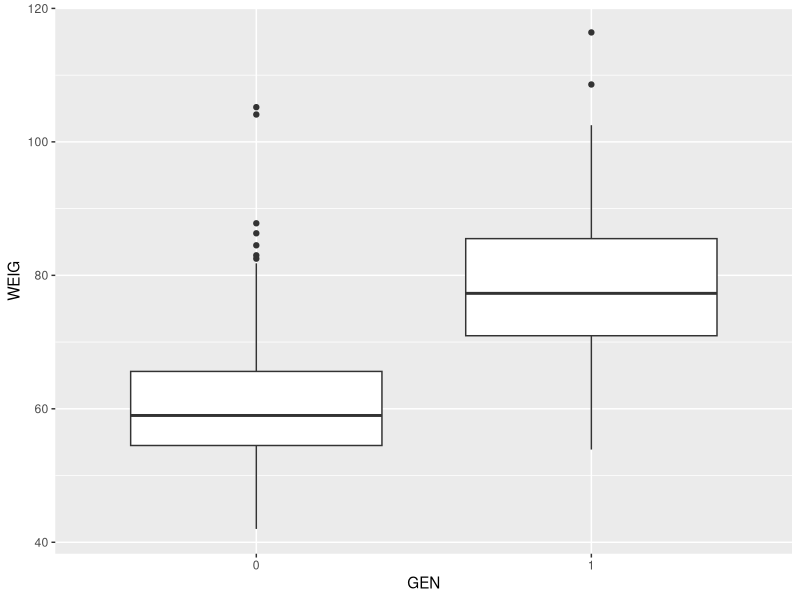
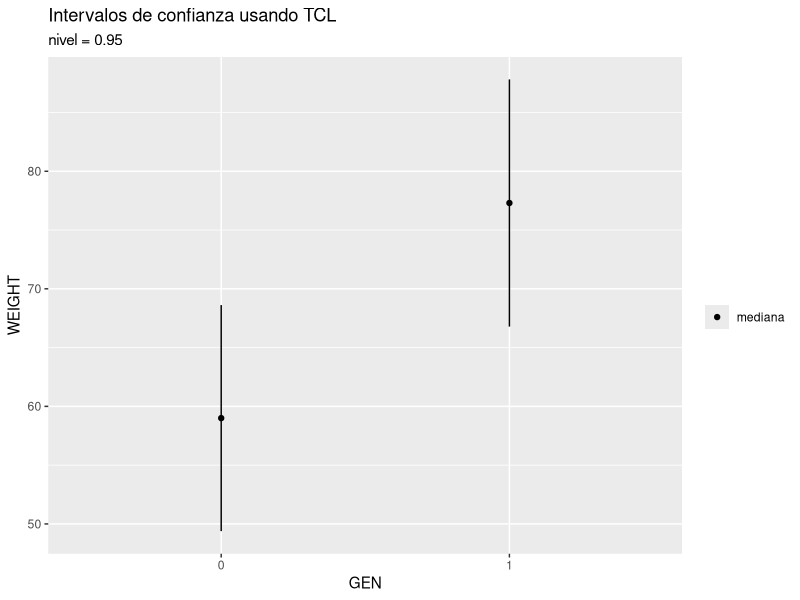
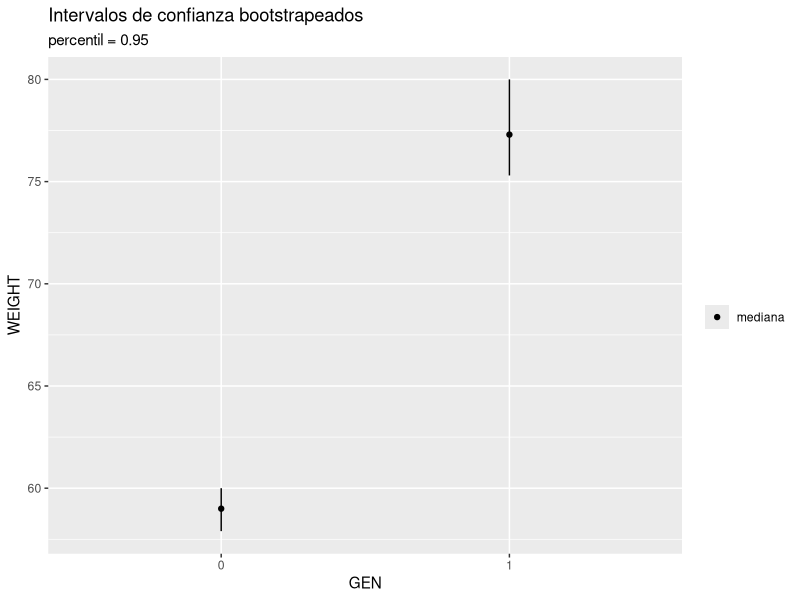
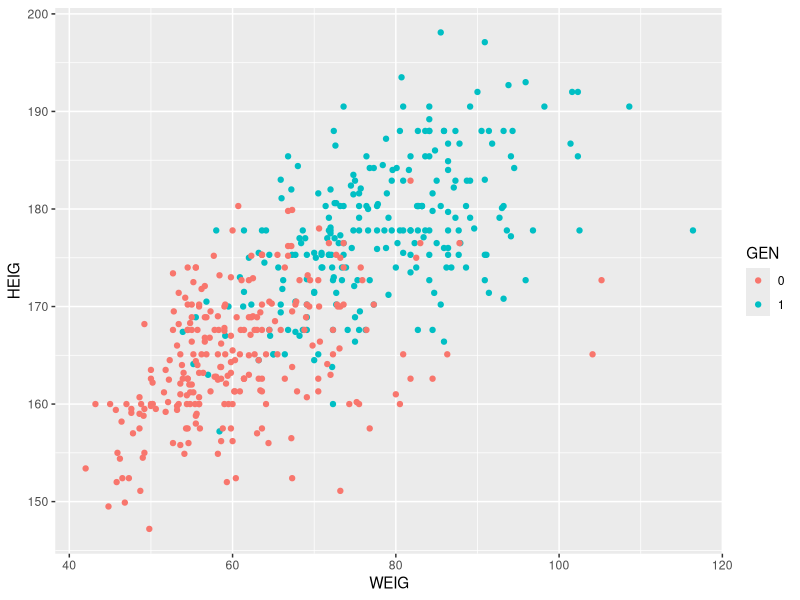
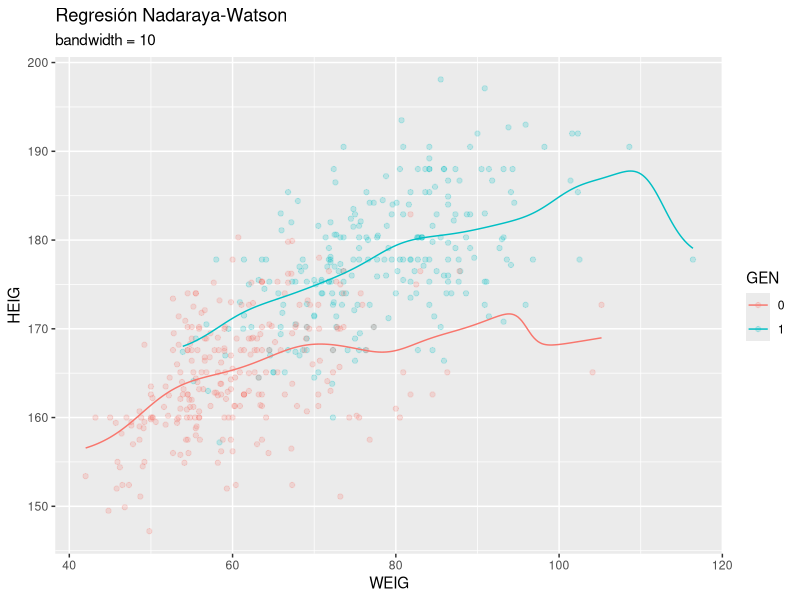
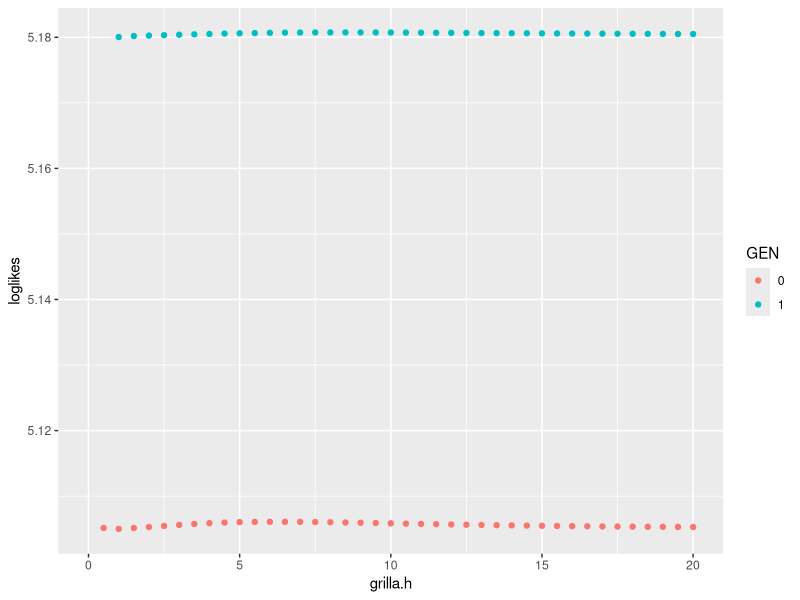
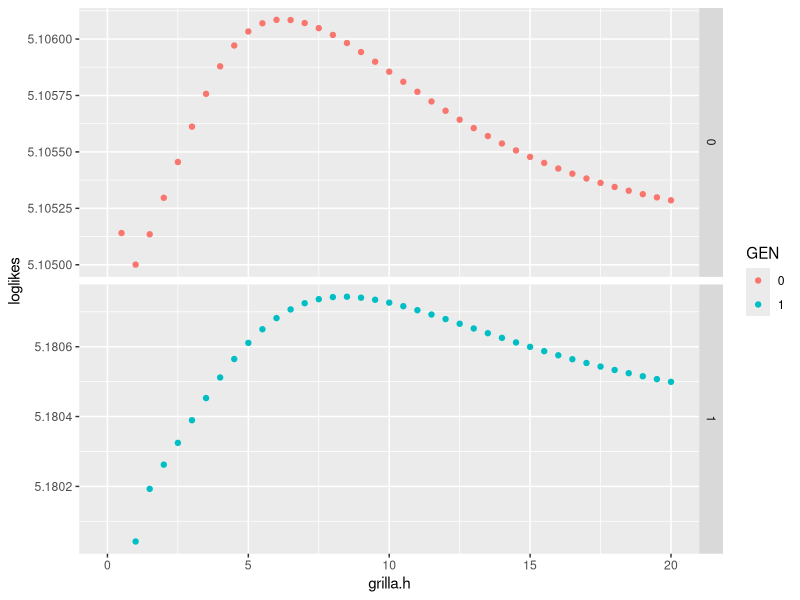

R code for these plots, in order:
## ---- chunk 1
library(tidyverse)
library(readxl)
library(caret)
## ---- chunk 2
df <- read_excel('body.xls', col_names = FALSE)
colnames(df)<-(c("BIAC","BIIL","BITRO","CHEST1","CHEST2","ELBOW","WRIST", "KNEE","ANKLE","SHOUL","CHESTG","WAISTG","NAVEL","HIP","GLUTE","BICEP", "FLOREA","KNEEG","CALF","ANKLEG","WRISTG","AGE","WEIG","HEIG","GEN"))
head(df)
## ---- chunk 3
colSums(is.na(df))
## ---- chunk 4
df$GEN <- as.factor(df$GEN)
df %>% group_by(GEN) -> df_GEN
## ---- chunk 5
df %>% ggplot(aes(GEN, WEIG)) + geom_boxplot()
## ---- chunk 6
df_GEN %>%
  summarise(WEIGHT = median(WEIG), s = sd(WEIG)) %>%
  ggplot(aes(GEN, WEIGHT, s, ymin = WEIGHT-s, ymax = WEIGHT+s)) + geom_linerange() + geom_point(aes(fill = "mediana")) + labs(title = "Intervalos de confianza usando TCL", subtitle = "nivel = 0.95") + scale_fill_discrete(name = "")
## ---- chunk 7
bootstrap = function(n, x, estad = median, s = FALSE) {
  if (!s) {
    s = length(x)
  }
  return(replicate(n, estad(sample(x, s, replace = TRUE))))
}
## ---- chunk 8
B = 5000
df_GEN %>% 
  summarise(WEIGHT = median(WEIG), a = quantile(bootstrap(B, WEIG, median), 0.025), b = quantile(bootstrap(B, WEIG, median), 0.975)) %>%
  ggplot(aes(GEN, WEIGHT, ymin = a, ymax = b)) + geom_linerange() + geom_point(aes(fill = "mediana")) + labs(title = "Intervalos de confianza bootstrapeados", subtitle = "percentil = 0.95") + scale_fill_discrete(name = "")
## ---- chunk 9
df_GEN %>% ggplot(aes(WEIG, HEIG)) + geom_point(aes(color = GEN))
## ---- chunk 10
df_GEN %>% do(ksmooth(x = .$WEIG, y = .$HEIG, bandwidth = 10, kernel = "normal") %>% as.data.frame()) -> regnopar
head(regnopar)
## ---- chunk 11
df_GEN %>%
  ggplot(aes(WEIG, HEIG)) + geom_point(aes(color = GEN), alpha = 0.2) + geom_line(data = regnopar, aes(x, y, color = GEN)) + labs(title = "Regresión Nadaraya-Watson", subtitle = "bandwidth = 10")
## ---- chunk 12
bw.loocv = function(df, x, y, grilla.h = NA, K = dnorm) {
  x <- df %>% pull({{x}})
  y <- df %>% pull({{y}})
  n <- length(x)
  if (any(is.na(grilla.h))) {
    silverman <- bw.nrd0(x)
    grilla.h <- seq(silverman * 10^(-2), silverman * 10^2, length.out = 100)
  }
  f <- matrix(NA, n, length(grilla.h))
  for (i in 1:n) {
    for (h in 1:length(grilla.h)) {
      f[i, h] <- sum(y%*%K((x[i] - x)/grilla.h[h]))
      f[i, h] <- f[i,h] - y[i] * K(0)
      f[i, h] <- f[i, h] / (sum(K((x[i] - x)/grilla.h[h])) - K(0))
    }
  }
  loglikes = colMeans(log(f))
  return(list("h.CV" = grilla.h[which.max(loglikes)], "grilla.h" = grilla.h, "loglikes" = loglikes))
}
## ---- chunk 13
grilla <- seq(0, 20, by = 0.5)
df %>% filter(GEN == 0) %>% bw.loocv(WEIG, HEIG, grilla)
## ---- chunk 14
df_GEN %>%
  do(bw.loocv(., WEIG, HEIG, grilla) %>% as.data.frame()) %>%
  ggplot(aes(grilla.h, loglikes)) + geom_point(aes(color = GEN))
## ---- chunk 15
df_GEN %>%
  do(bw.loocv(., WEIG, HEIG, grilla) %>% as.data.frame()) %>%
  ggplot(aes(grilla.h, loglikes)) + geom_point(aes(color = GEN)) + facet_grid(rows = vars(GEN), scales = "free_y")
